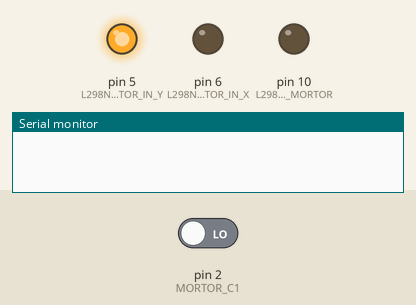
This sketch was run on a simulated Arduino Uno, built with avr-gcc and run on an emulated ATmega328P. Shown: output pins drawn as LEDs (lit = HIGH), the last lines printed to the serial monitor. The test bench sets the inputs (shaded band); at power-on: pin 2 (MORTOR_C1) LOW.

Above: at 0.1 s.
At 0.6 s:
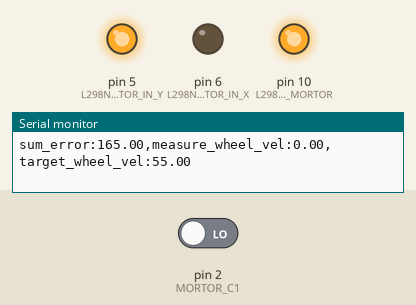
Timing chart, 0 to 2.1 s (numbered marks = the images above):
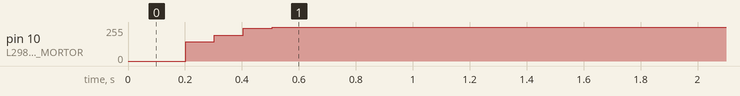

Measured:
- by itself, pin 10 (L298N_EN_MORTOR): 0/255 → 143/255 at 0.20 s, → 192/255 0.10 s later, → 247/255 0.10 s later, → 255/255 0.10 s later

The sketch:

PID_drive_serv_myown.ino
```cpp
/*AB相编码器直流电机=uno 引脚*/
#define MORTOR_C1 2   //中断口0是2 INT0
#define MORTOR_C2 12  // Right motor

// #define MORTOR_C1 3                //中断口1是3 INT1
// #define MORTOR_C2 13               //Left motor

#define MORTOR_REDUCTION 90        //减速比
#define MORTOR_PULSE_PER_ROUND 11  //编码器每周输出脉冲个数
/*
L298N模块连接 =uno 引脚
*/
#define L298N_EN_MORTOR 10  //B-Right motor。PWM 默认频率 490hz
#define L298N_MORTOR_IN_X 6
#define L298N_MORTOR_IN_Y 5

// #define L298N_EN_MORTOR 9  ///A-Left motor。PWM 默认频率 490hz
// #define L298N_MORTOR_IN_X 8
// #define L298N_MORTOR_IN_Y 7
/*PID 相关参数*/
unsigned int sample_time = 100;  //100ms为默认采样时间
unsigned long start_time = millis();
volatile double pulse = 0;  //如果是正转，那么每计数一次自增1，如果是反转，那么每计数一次自减1
double kp = 1.5, ki = 1, kd =0.1;
double target_wheel_vel = 55;                              //目标转速
double measure_wheel_vel = 0, previous_measure_wheel_vel=0;  //测量转速
double error = 0, previous_error = 0, sum_error = 0;       //转速误差
double out_pwm = 0, previous_out_pwm = 0;                  //pid计算得到的pwm


void pulse_C1() {
  //2倍频计数实现
  //手动旋转电机一圈，输出结果为 一圈脉冲数 * 减速比 * 2
  if (digitalRead(MORTOR_C1) == HIGH) {

    if (digitalRead(MORTOR_C2) == HIGH) {  //A 高 B 高
      pulse++;
    } else {  //A 高 B 低
      pulse--;
    }


  } else {

    if (digitalRead(MORTOR_C2) == LOW) {  //A 低 B 低
      pulse++;
    } else {  //A 低 B 高
      pulse--;
    }
  }
}
//速度更新函数
void getWheelVel() {
  //获取当前速度
  long right_now = millis();
  long past_time = right_now - start_time;                                                                        //计算逝去的时间
  if (past_time >= sample_time) {                                                                                 //如果逝去时间大于等于一个计算周期
    noInterrupts();                                                                                               // 关闭所有中断
    previous_measure_wheel_vel = measure_wheel_vel;                                                               //保留轮速，在计算新的
    measure_wheel_vel = (double)pulse / (2 * MORTOR_PULSE_PER_ROUND * MORTOR_REDUCTION) / past_time * 1000 * 60;  //车轮每分钟转数

    //4.重置开始时间和脉冲
    start_time = right_now;
    pulse = 0;
    interrupts();  // 启动中断允许
                   /*匹配串口绘图器的多参数格式*/
    Serial.print("sum_error:");
    Serial.print(sum_error);
    Serial.print(",measure_wheel_vel:");
    Serial.print(measure_wheel_vel);
    Serial.print(",target_wheel_vel:");
    Serial.println(target_wheel_vel);
    /*匹配串口绘图器的多参数格式*/

    //开始pid
    previous_error = error;  //保留上次的误差
    error = target_wheel_vel - measure_wheel_vel;
    sum_error += error;  //求和
    out_pwm = kp * error + ki * sum_error + kd * (error - previous_error);//计算pid
    if (out_pwm > 255) {
      out_pwm = 255;
      // sum_error=0; 何时清零合适呢？还是一直带着
    }
    if (out_pwm < 0) {
      out_pwm = 0;
      // sum_error=0;
    }
  }
}
void setup() {
  // put your setup code here, to run once:
  // put your setup code here, to run once:
  Serial.begin(57600);  //设置波特率
  /*设置编码输入*/
  pinMode(MORTOR_C1, INPUT);
  pinMode(MORTOR_C2, INPUT);
  /*设置L298N的输出引脚*/
  pinMode(L298N_EN_MORTOR, OUTPUT);
  pinMode(L298N_MORTOR_IN_X, OUTPUT);
  pinMode(L298N_MORTOR_IN_Y, OUTPUT);
  /*0号中断*/
  attachInterrupt(0, pulse_C1, CHANGE);   //当电平发生改变时触发中断0函数
  digitalWrite(L298N_MORTOR_IN_Y, HIGH);  //给高电平
  digitalWrite(L298N_MORTOR_IN_X, LOW);   //给低电平
}

void loop() {
  // put your main code here, to run repeatedly:
  delay(100);
  getWheelVel();
  analogWrite(L298N_EN_MORTOR, out_pwm);
}
```
